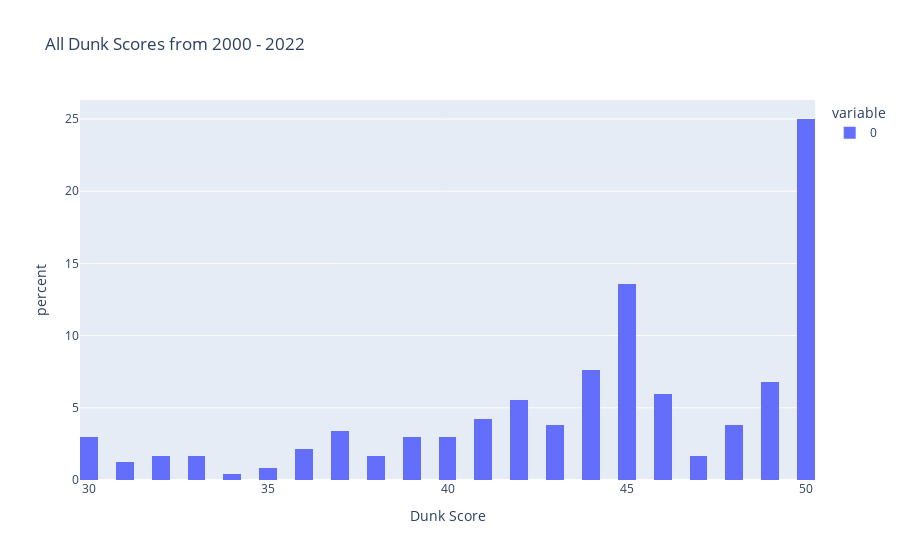

Here is the notebook cell this chart was saved with:
### Code cell
fig = px.histogram(previous_scoring_method_all_scores, nbins=60, histnorm='percent', labels = {"value": "Dunk Score"}, title="All Dunk Scores from 2000 - 2022")
fig.show()

dist = scipy.stats.betabinom
bounds = [(-100, 100), (-100, 100), (-100, 100), (-100, 100)]
res = scipy.stats.fit(dist, previous_scoring_method_all_scores, bounds)
print(res)
res.plot()
plt.show()

### Figure 1 — Plotly figure (JSON) as saved in the notebook; plotly's stock layout.template omitted (floating-point values rounded to 4 significant figures; data arrays with more than 128 entries replaced by an {"elided": "..."} marker saying what was removed)
{"data": [{"alignmentgroup": "True", "bingroup": "x", "histnorm": "percent", "hovertemplate": "variable=0<br>Dunk Score=%{x}<br>percent=%{y}<extra></extra>", "legendgroup": "0", "marker": {"color": "#636efa", "pattern": {"shape": ""}}, "name": "0", "nbinsx": 60, "offsetgroup": "0", "orientation": "v", "showlegend": true, "type": "histogram", "x": {"elided": "236 int values"}, "xaxis": "x", "yaxis": "y"}], "layout": {"barmode": "relative", "legend": {"title": {"text": "variable"}, "tracegroupgap": 0}, "title": {"text": "All Dunk Scores from 2000 - 2022"}, "xaxis": {"anchor": "y", "domain": [0, 1], "title": {"text": "Dunk Score"}}, "yaxis": {"anchor": "x", "domain": [0, 1], "title": {"text": "percent"}}}}
